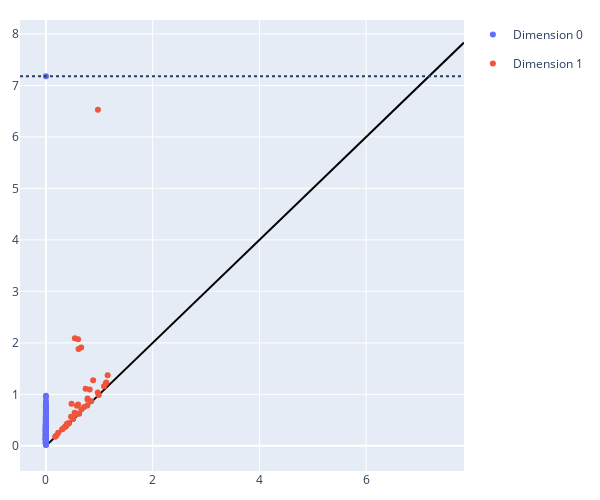

The notebook cell saved with this chart:
### Markdown cell above
#### Check Everything
Make sure we can visualize homology and calculate an optimal cycle

### Code cell
# Persistance diagram
fig = oat.plot.pd(homology_file)
fig.update_layout(
        width=600, 
        height=500,
        margin=dict(l=20, r=20, t=20, b=20)
    )
fig.show()
